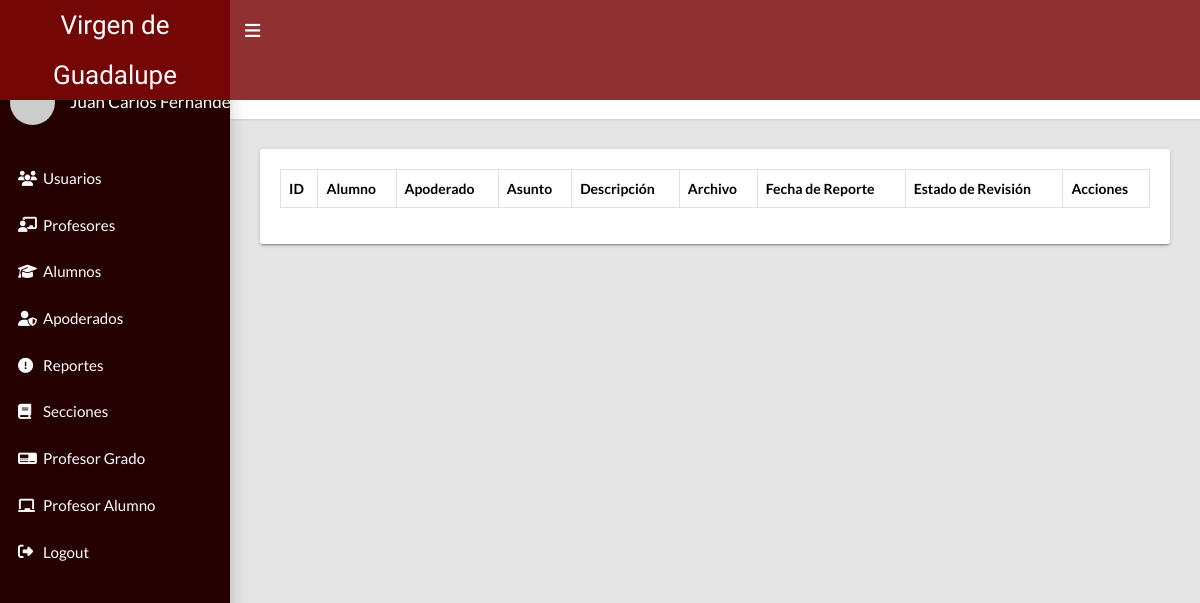
The page /administrador/admin_reportes.php (signed in) on the database as committed earlier.
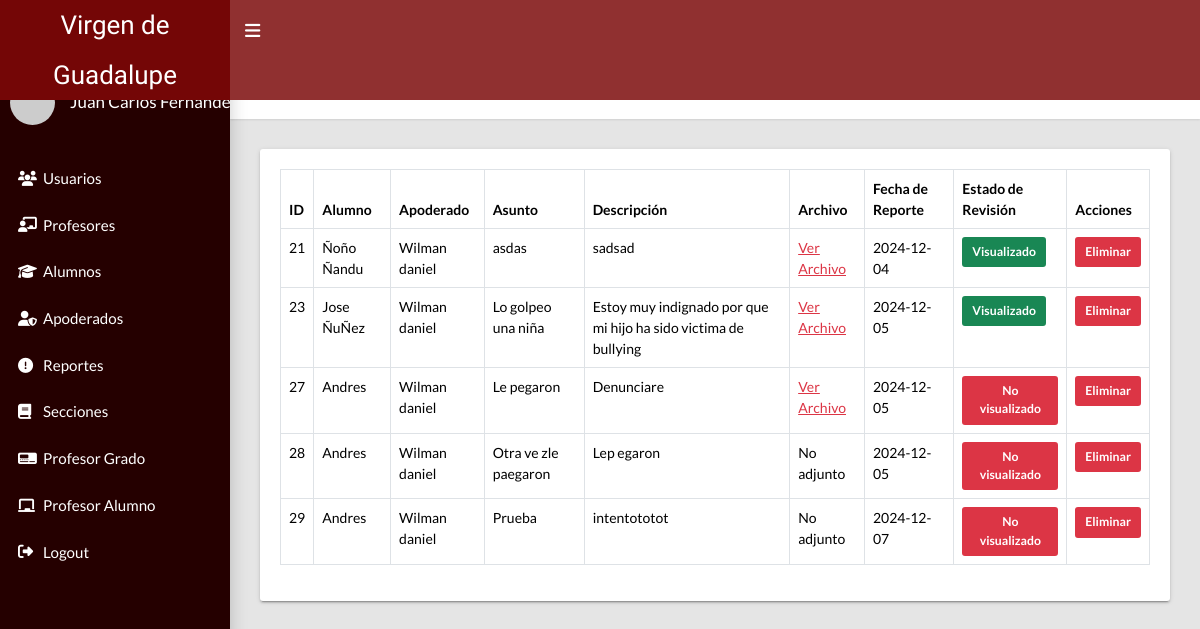
The same page on the database as committed later.
### tables this page shows
CREATE TABLE `reportes_bullying` (
  `reporte_id` int(11) NOT NULL,
  `apoderado_id` int(11) DEFAULT NULL,
  `alumno_id` int(11) DEFAULT NULL,
  `asunto` varchar(255) DEFAULT NULL,
  `descripcion` text DEFAULT NULL,
  `archivo` varchar(255) DEFAULT NULL,
  `fecha_reporte` date DEFAULT NULL,
  `reporte_visto` enum('visualizado','no visualizado') DEFAULT 'no visualizado'
);

CREATE TABLE `alumnos` (
  `alumno_id` int(11) NOT NULL,
  `nombre_alumno` varchar(100) NOT NULL,
  `edad` int(11) NOT NULL,
  `direccion` varchar(100) NOT NULL,
  `documento` varchar(20) NOT NULL,
  `apoderado_id` int(11) NOT NULL,
  `fecha_nac` date NOT NULL,
  `fecha_registro` date NOT NULL,
  `estado` int(11) NOT NULL DEFAULT 1
);

CREATE TABLE `apoderado` (
  `apoderado_id` int(11) NOT NULL,
  `nombre_apoderado` varchar(100) NOT NULL,
  `direccion` varchar(100) NOT NULL,
  `documento` varchar(20) NOT NULL,
  `clave` varchar(255) NOT NULL,
  `telefono` bigint(20) NOT NULL,
  `correo` varchar(100) NOT NULL,
  `estado` int(11) NOT NULL DEFAULT 1
);

### administrador/admin_reportes.php (the view, shortened to what this page needs)
<?php
require_once 'includes/header.php';
require_once '../includes/conexion.php';
$sqlReportes = "SELECT r.*, a.nombre_alumno, ap.nombre_apoderado FROM reportes_bullying r
JOIN alumnos a ON r.alumno_id = a.alumno_id
JOIN apoderado ap ON r.apoderado_id = ap.apoderado_id";
$queryReportes = $pdo->prepare($sqlReportes);
$queryReportes->execute();
$reportes = $queryReportes->fetchAll(PDO::FETCH_ASSOC);
?>
<main class="app-content">
    <div class="app-title">
        <div>
            <h1><i class="bi bi-flag"></i> Administración de Reportes de Bullying</h1>
        </div>
    </div>
    <div class="row">
        <div class="col-md-12">
            <div class="tile">
                <div class="tile-body">
                    <table class="table table-bordered">
                        <thead>
                            <tr>
                                <th>ID</th>
                                <th>Alumno</th>
                                <th>Apoderado</th>
                                <th>Asunto</th>
                                <th>Descripción</th>
                                <th>Archivo</th>
                                <th>Fecha de Reporte</th>
                                <th>Estado de Revisión</th>
                                <th>Acciones</th>
                            </tr>
                        </thead>
                        <tbody>
                            <?php foreach ($reportes as $reporte) { ?>
                                <tr>
                                    <td><?= $reporte['reporte_id']; ?></td>
                                    <td><?= $reporte['nombre_alumno']; ?></td>
                                    <td><?= $reporte['nombre_apoderado']; ?></td>
                                    <td><?= $reporte['asunto']; ?></td>
                                    <td><?= $reporte['descripcion']; ?></td>
                                    <td>
                                        <?php if ($reporte['archivo']) { ?>
                                            <a href="../uploads/<?= $reporte['archivo']; ?>" target="_blank">Ver Archivo</a>
                                        <?php } else { ?>
                                            No adjunto
                                        <?php } ?>
                                    </td>
                                    <td><?= $reporte['fecha_reporte']; ?></td>
                                    <td>
                                        <button class="btn btn-sm <?= $reporte['reporte_visto'] === 'no visualizado' ? 'btn-danger' : 'btn-success' ?>"
                                                onclick="actualizarEstadoReporte(<?= $reporte['reporte_id']; ?>, '<?= $reporte['reporte_visto'] === 'no visualizado' ? 'visualizado' : 'no visualizado' ?>')">
                                            <?= ucfirst($reporte['reporte_visto'] === 'no visualizado' ? 'no visualizado' : 'visualizado') ?>
                                        </button>
                                    </td>
                                    <td>
                                        <button class="btn btn-danger btn-sm" onclick="eliminarReporte(<?= $reporte['reporte_id'] ?>)">Eliminar</button>
                                    </td>
                                </tr>
                            <?php } ?>
                        </tbody>
                    </table>
                </div>
            </div>
        </div>
    </div>
</main>
<?php
require_once 'includes/footer.php';
?>

### administrador/includes/header.php (shortened to what this page needs)
<!DOCTYPE html>
<html lang="en">
  <head>
    <link rel="stylesheet" type="text/css" href="../css/main.min.css">
    <link rel="stylesheet" type="text/css" href="css/styleadmin.css">
    <link rel="stylesheet" type="text/css" href="../css/datatables.min.css">
    <link rel="stylesheet" type="text/css" href="../css/sweetalert2.min.css">
  </head>
  <body class="app sidebar-mini">
    <header class="app-header"><a class="app-header__logo" href="index.php">Virgen de Guadalupe</a>
      <a class="app-sidebar__toggle" href="#" data-toggle="sidebar" aria-label="Hide Sidebar"><i class="fas fa-bars fa-lg"></i></a>
    </header>
<?php include_once 'nav.php'; ?>

### administrador/includes/nav.php (shortened to what this page needs)
<aside class="app-sidebar">
  <div class="app-sidebar__user"><img class="app-sidebar__user-avatar" src="https://randomuser.me/api/portraits/men/<?= $_SESSION['id_usuario'] ?>.jpg" alt="User Image">
    <div>
      <p class="app-sidebar__user-name"><?= $_SESSION['nombre'] ?></p>
    </div>
  </div>
  <ul class="app-menu">
    <li><a class="app-menu__item" href="lista_usuarios.php"><i class="app-menu__icon fa-solid fa-users"></i><span class="app-menu__label">Usuarios</span></a></li>
    <li><a class="app-menu__item" href="lista_profesores.php"><i class="app-menu__icon fa-solid fa-chalkboard-user"></i><span class="app-menu__label">Profesores</span></a></li>
    <li><a class="app-menu__item" href="lista_alumnos.php"><i class="app-menu__icon fa-solid fa-graduation-cap"></i><span class="app-menu__label">Alumnos</span></a></li>
    <li><a class="app-menu__item" href="lista_apoderados.php"><i class="app-menu__icon fa-solid fa-user-shield"></i><span class="app-menu__label">Apoderados</span></a></li>
    <li><a class="app-menu__item" href="admin_reportes.php"><i class="app-menu__icon fa-solid fa-circle-exclamation"></i><span class="app-menu__label">Reportes</span></a></li>
    <li class="treeview"><a class="app-menu__item" href="#" data-toggle="treeview"><i class="app-menu__icon fa-solid fa-book"></i><span class="app-menu__label">Secciones</span><i class="treeview-indicator bi bi-chevron-right"></i></a>
    </li>
    <li><a class="app-menu__item" href="lista_profesor_grados.php"><i class="app-menu__icon fa-solid fa-tachograph-digital"></i><span class="app-menu__label">Profesor Grado</span></a></li>
    <li><a class="app-menu__item" href="lista_profesor_alumnos.php"><i class="app-menu__icon fa-solid fa-chalkboard"></i><span class="app-menu__label">Profesor Alumno</span></a></li>
    <li><a class="app-menu__item" href="../logout.php"><i class="app-menu__icon fa-solid fa-right-from-bracket"></i><span class="app-menu__label">Logout</span></a></li>
  </ul>
</aside>

### administrador/includes/footer.php (shortened to what this page needs)
  </body>
</html>

### administrador/css/styleadmin.css (style rules this page uses)
.app-header { background-color: #903030; }
@media (min-width: 768px) { .app-header__logo { background-color: #740606; } }
a { color: #dc3545; }
.app-sidebar { background-color: #250000; }

Rows that differ between the two databases and show on the page:
added reportes_bullying: reporte_id "21", alumno.nombre_alumno "Ñoño Ñandu", apoderado.nombre_apoderado "Wilman daniel", asunto "asdas", descripcion "sadsad", fecha_reporte "2024-12-04", reporte_visto "Visualizado"
added reportes_bullying: reporte_id "23", alumno.nombre_alumno "Jose ÑuÑez", apoderado.nombre_apoderado "Wilman daniel", asunto "Lo golpeo una niña", descripcion "Estoy muy indignado por que mi hijo ha sido victima de bullying", fecha_reporte "2024-12-05", reporte_visto "Visualizado"
added reportes_bullying: reporte_id "27", alumno.nombre_alumno "Andres", apoderado.nombre_apoderado "Wilman daniel", asunto "Le pegaron", descripcion "Denunciare", fecha_reporte "2024-12-05", reporte_visto "No visualizado"
added reportes_bullying: reporte_id "28", alumno.nombre_alumno "Andres", apoderado.nombre_apoderado "Wilman daniel", asunto "Otra ve zle paegaron", descripcion "Lep egaron", archivo "No adjunto", fecha_reporte "2024-12-05", reporte_visto "No visualizado"
added reportes_bullying: reporte_id "29", alumno.nombre_alumno "Andres", apoderado.nombre_apoderado "Wilman daniel", asunto "Prueba", descripcion "intentototot", archivo "No adjunto", fecha_reporte "2024-12-07", reporte_visto "No visualizado"
